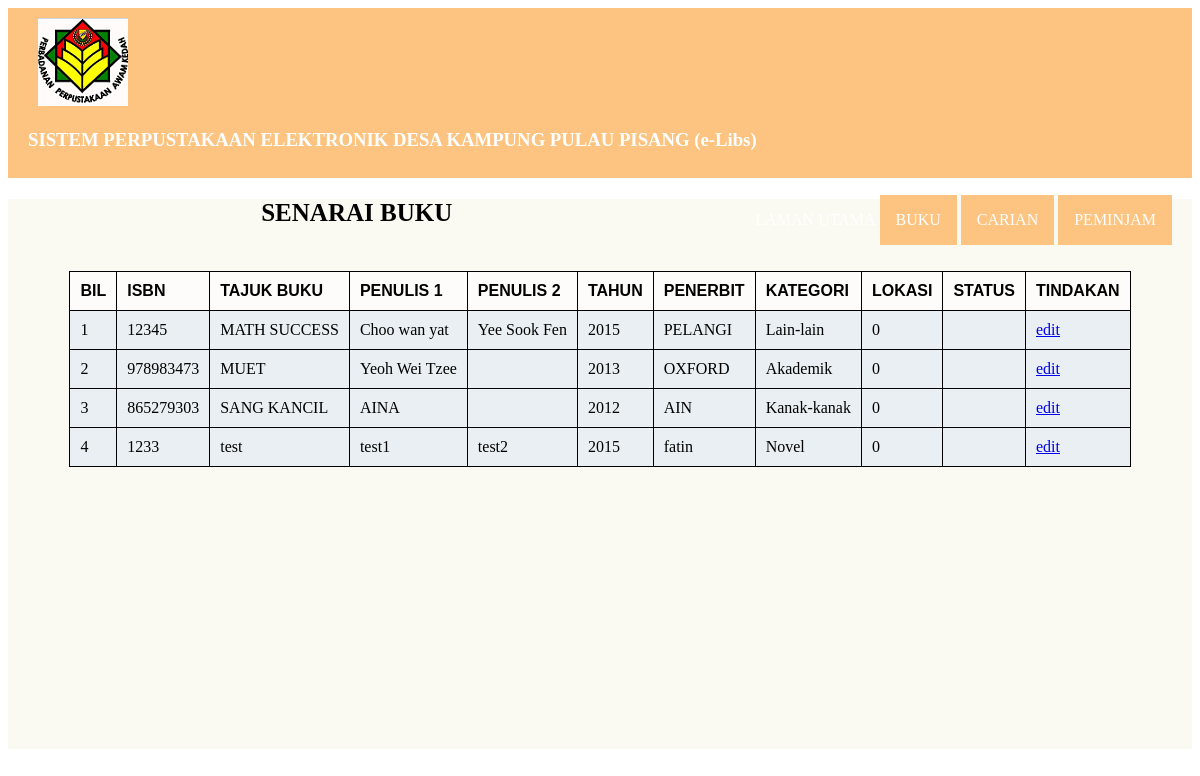
The app's page /staff/senaraibuku.php, older data.
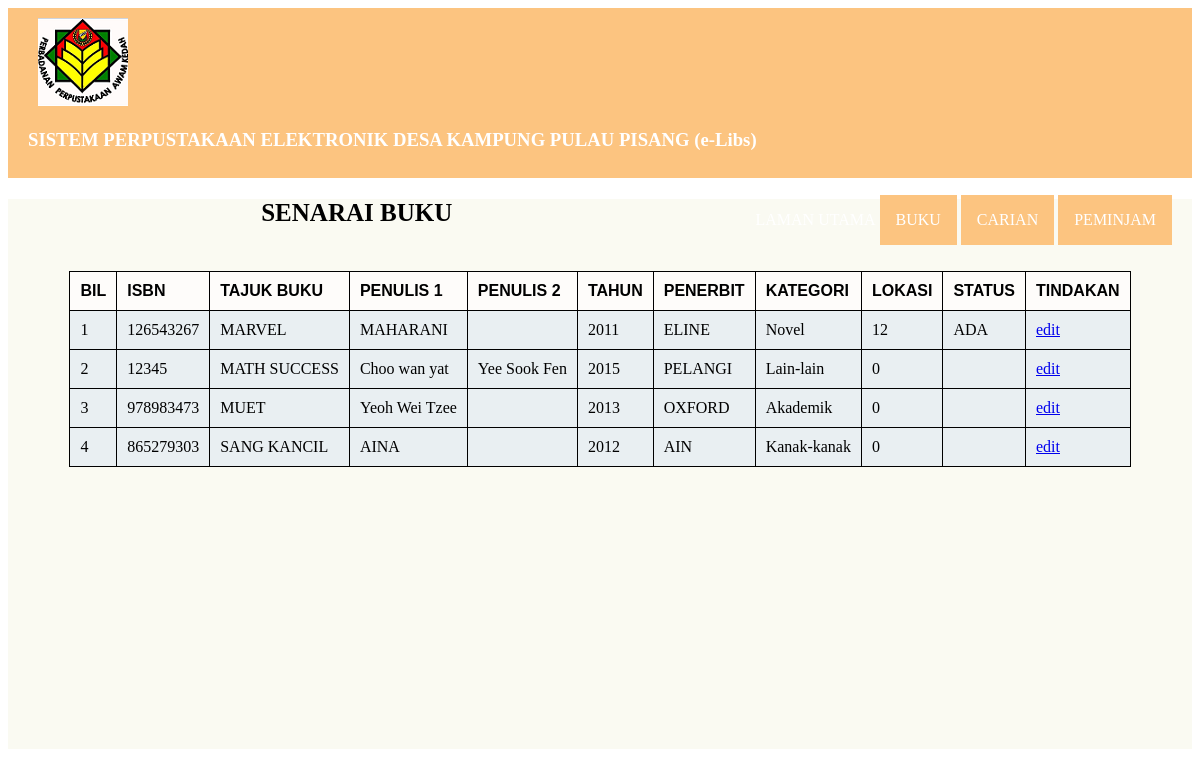
The same page, newer data.
### tables this page shows
CREATE TABLE `buku` (
  `idBuku` int NOT NULL,
  `ISBN` int NOT NULL,
  `tajukBuku` varchar(800) NOT NULL,
  `penulis1` varchar(200) NOT NULL,
  `penulis2` varchar(200) NOT NULL,
  `tahun` int NOT NULL,
  `penerbit` varchar(200) NOT NULL,
  `namaKategori` varchar(100) NOT NULL,
  `lokasi` int NOT NULL,
  `statusBuku` varchar(100) NOT NULL
);

CREATE TABLE `kategoribuku` (
  `idKategori` int NOT NULL,
  `namaKategori` varchar(800) NOT NULL
);

### staff/senaraibuku.php (the view, shortened to what this page needs)
<?php
require '../include/conn.php';
?>
<!DOCTYPE html>
<html>
<head>
    <link rel="stylesheet" type="text/css" href="staff.css">
</head>
<body>
    <div class="wrapper">
        <header>
            <div class="logo">
                <img src="logo1.png">
                <h3 style="color: white;">SISTEM PERPUSTAKAAN ELEKTRONIK DESA KAMPUNG PULAU PISANG (e-Libs)</h3>
            </div>
            <nav>
                <ul>
                    <li><a href="index.php">LAMAN UTAMA</a></li>
                    <div class="dropdown">
                        <button class="dropbtn">BUKU</button>
                    </div>
                    <div class="dropdown">
                        <button class="dropbtn">CARIAN</button>
                    </div>
                    <div class="dropdown">
                        <button class="dropbtn">PEMINJAM</button>
                    </div>
                </ul>
            </nav>
        </header>
        <section>
            <h1 style="text-align: center; font-size: 25px;">SENARAI BUKU</h1>
            <form name="daftarbuku" action="" method="">
                <div align="center">
                    <form action="senaraibuku.php" method="post">
                        <table class="t">
                            <tr>
                                <th>BIL</th>
                                <th>ISBN</th>
                                <th>TAJUK BUKU</th>
                                <th>PENULIS 1</th>
                                <th>PENULIS 2</th>
                                <th>TAHUN</th>
                                <th>PENERBIT</th>
                                <th>KATEGORI</th>
                                <th>LOKASI</th>
                                <th>STATUS</th>
                                <th>TINDAKAN</th>
                            </tr>
                            <?php
                            $bil = 1;
                            $sql = "SELECT  `ISBN`, `tajukBuku`, `penulis1`, `penulis2`, `tahun`, `penerbit`,kategoribuku.`namaKategori`,`lokasi`, `statusBuku` FROM buku
                            inner join kategoribuku on kategoribuku.idKategori=buku.namaKategori ORDER BY tajukBuku";
                            $result = $conn->query($sql);
                            while ($row = $result->fetch_object()) {
                                ?>
                                <tr>
                                    <td>
                                        <?php echo $bil++; ?>
                                    </td>
                                    <td>
                                        <?php echo $row->ISBN; ?>
                                    </td>
                                    <td>
                                        <?php echo $row->tajukBuku; ?>
                                    </td>
                                    <td>
                                        <?php echo $row->penulis1; ?>
                                    </td>
                                    <td>
                                        <?php echo $row->penulis2; ?>
                                    </td>
                                    <td>
                                        <?php echo $row->tahun; ?>
                                    </td>
                                    <td>
                                        <?php echo $row->penerbit; ?>
                                    </td>
                                    <td>
                                        <?php echo $row->namaKategori; ?>
                                    </td>
                                    <td>
                                        <?php echo $row->lokasi; ?>
                                    </td>
                                    <td>
                                        <?php echo $row->statusBuku; ?>
                                    </td>
                                    <td>
                                        <a href="senaraibuku.php?menu=senarai&edit=<?php echo $row->idBuku; ?>"
                                            onclick="return sahkan()">edit</a>
                                    </td>
                                </tr>
                                <?php
                            }
                            ?>
                        </table>
                    </form>
                </div>
        </section>
    </div>
</body>
</html>

### staff/staff.css (style rules this page uses)
nav { float: right; padding: 10px; }
nav li { display: inline-block; line-height: auto; }
.wrapper { height: 660px; width: auto; }
header { height: 150px; width: auto; background-color: rgb(252, 196, 128); padding: 10px; }
section { height: 550px; width: auto; background-color: rgb(250, 250, 242); }
.logo { float: left; padding-left: 10px; }
.logo img { padding-left: 10px; }
li a { color: white; text-decoration: none; }
.dropbtn { background-color:rgb(252, 196, 128); color: white; padding: 16px; font-size: 16px; border: none; font-family: Georgia, 'Times New Roman', Times, serif; }
.dropdown { position: relative; display: inline-block; }
table, th, td { border: 1px solid black; border-collapse: collapse; }
th, td { padding: 10px; text-align: left; }
.t { background-color: rgba(230, 237, 243, 0.817); margin: auto; height: auto; width: auto; }
th { background-color: rgb(254, 252, 250); font-family: 'Franklin Gothic Medium', 'Arial Narrow', Arial, sans-serif; }

Row changes from the older to the newer data that the page shows:
removed buku: ISBN "1233", tajukBuku "test", penulis1 "test1", penulis2 "test2", tahun "2015", penerbit "fatin", kategoribuku.namaKategori "Novel", lokasi "0"
added buku: ISBN "126543267", tajukBuku "MARVEL", penulis1 "MAHARANI", tahun "2011", penerbit "ELINE", kategoribuku.namaKategori "Novel", lokasi "12", statusBuku "ADA"
